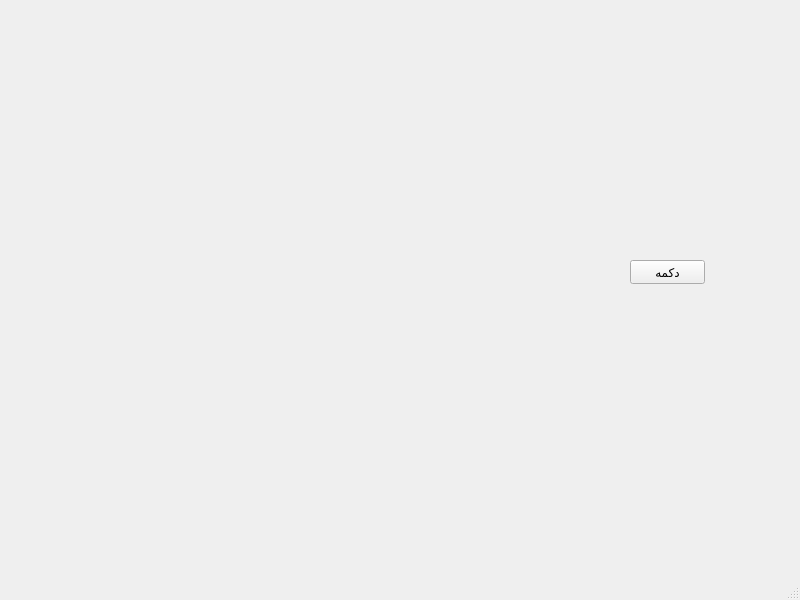
<?xml version="1.0" encoding="UTF-8"?>
<ui version="4.0">
 <class>MainWindow</class>
 <widget class="QMainWindow" name="MainWindow">
  <property name="geometry">
   <rect>
    <x>0</x>
    <y>0</y>
    <width>800</width>
    <height>600</height>
   </rect>
  </property>
  <property name="windowTitle">
   <string>MainWindow</string>
  </property>
  <widget class="QWidget" name="centralwidget">
   <widget class="QPushButton" name="pushButton">
    <property name="geometry">
     <rect>
      <x>630</x>
      <y>260</y>
      <width>75</width>
      <height>24</height>
     </rect>
    </property>
    <property name="text">
     <string>دکمه</string>
    </property>
   </widget>
  </widget>
  <widget class="QMenuBar" name="menubar">
   <property name="geometry">
    <rect>
     <x>0</x>
     <y>0</y>
     <width>800</width>
     <height>22</height>
    </rect>
   </property>
  </widget>
  <widget class="QStatusBar" name="statusbar"/>
 </widget>
 <resources/>
 <connections/>
</ui>
